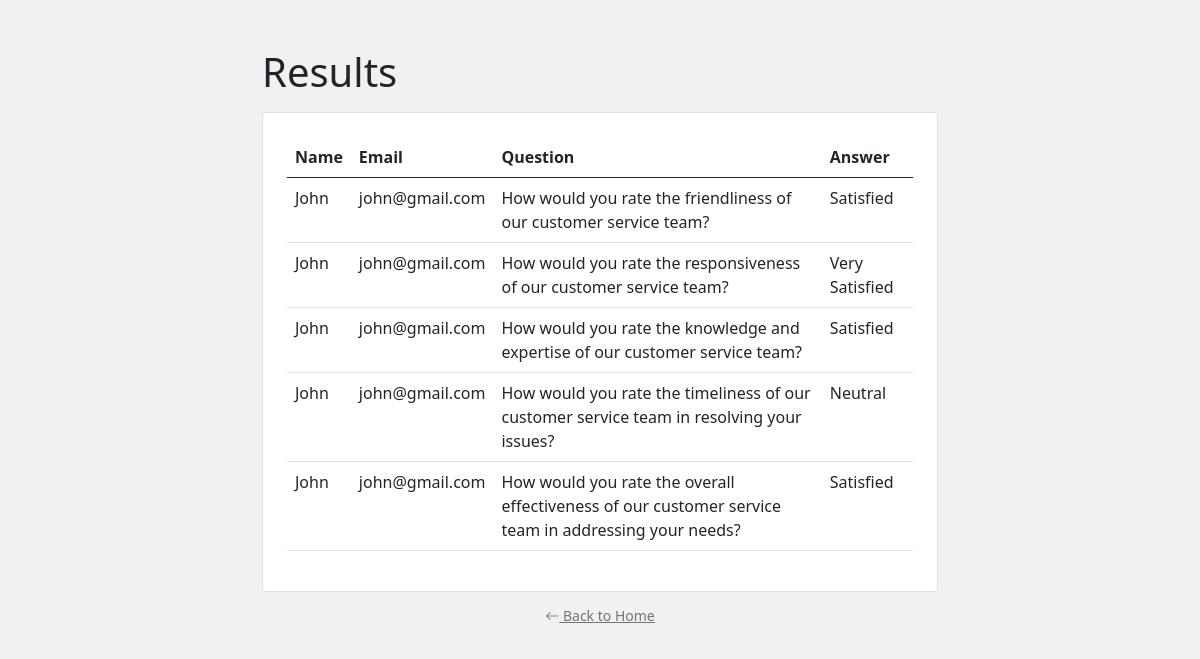
The app's page /results with its own data.
### tables this page shows
CREATE TABLE `results` (
  `id` int(11) NOT NULL AUTO_INCREMENT,
  `name` varchar(255) NOT NULL,
  `email` varchar(255) NOT NULL,
  `answer` varchar(255) NOT NULL,
  `question_id` int(11) NOT NULL,
  `created_at` timestamp NOT NULL DEFAULT current_timestamp() ON UPDATE current_timestamp(),
  PRIMARY KEY (`id`),
  KEY `question_id` (`question_id`),
  CONSTRAINT `results_ibfk_1` FOREIGN KEY (`question_id`) REFERENCES `questions` (`id`)
);

CREATE TABLE `questions` (
  `id` int(11) NOT NULL AUTO_INCREMENT,
  `question` text NOT NULL,
  `created_at` timestamp NOT NULL DEFAULT current_timestamp() ON UPDATE current_timestamp(),
  PRIMARY KEY (`id`)
);

### pages/results.php (the view)
<?php
    $database = connectToDB();
    $sql = "SELECT * FROM questions";
    $query = $database->prepare( $sql );
    $query->execute();
    $questions = $query->fetchAll();
    $sql = "SELECT * FROM results";
    $query = $database->prepare( $sql );
    $query->execute();
    $results = $query->fetchAll();
    require 'parts/header.php';
?>
<div class="container mx-auto my-5" style="max-width: 700px;">
    <div class="d-flex justify-content-between align-items-center mb-2">
        <h1 class="h1">Results</h1>
    </div>
    <div class="card mb-2 p-4">
        <table class="table">
            <thead>
                <tr>
                    <th scope="col">Name</th>
                    <th scope="col">Email</th>
                    <th scope="col">Question</th>
                    <th scope="col">Answer</th>
                </tr>
            </thead>
            <tbody>
            <?php if ( isset( $results ) ) : ?>
                <?php foreach( $results as $result ) : ?>
                    <tr>
                        <td><?php echo $result['name']; ?></td>
                        <td><?php echo $result['email']; ?></td>
                        <td>
                            <?php
                                foreach ($questions as $question) {
                                    if ($question ['id'] == $result['question_id'])
                                    echo $question['question'];
                                }
                                ?>
                        </td>
                        <td>
                            <?= $result['answer']; ?>
                        </td>
                    </tr>
                <?php endforeach; ?>
            <?php endif; ?>
            </tbody>
        </table>
    </div>
    <div class="text-center">
        <a href="/" class="btn btn-link link-secondary btn-sm"><i class="bi bi-arrow-left"></i> Back to Home</a>
    </div>
</div>
<?php
    require 'parts/footer.php';

### index.php (shortened to what this page needs)
<?php
    $path = trim( $_SERVER['REQUEST_URI'], '/' );
    $path = parse_url( $path, PHP_URL_PATH );
    if ( isset( $path ) ) {
        switch( $path ) {
            case 'results':
                require 'pages/results.php';
                break;
        }
    } else {
        require 'pages/home.php';
    }

### parts/header.php (shortened to what this page needs)
<!DOCTYPE html>
<html>
    <head>
        <link href="/bootstrap/css/bootstrap.min.css" rel="stylesheet">
        <link href="/bootstrap/css/bootstrap-icons.min.css" rel="stylesheet">
    </head>
    <body>

### parts/footer.php (shortened to what this page needs)
    </body>
</html>

### parts/header.php (style rules this page uses)
body { background: #f1f1f1; }

### records on screen
results: name "John", email "john@gmail.com", answer "Satisfied"
questions: question "How would you rate the friendliness of our customer service team?"
results: name "John", email "john@gmail.com", answer "Very Satisfied"
questions: question "How would you rate the responsiveness of our customer service team?"
results: name "John", email "john@gmail.com", answer "Satisfied"
questions: question "How would you rate the knowledge and expertise of our customer service team?"
results: name "John", email "john@gmail.com", answer "Neutral"
questions: question "How would you rate the timeliness of our customer service team in resolving your issues?"
results: name "John", email "john@gmail.com", answer "Satisfied"
questions: question "How would you rate the overall effectiveness of our customer service team in addressing your needs?"
